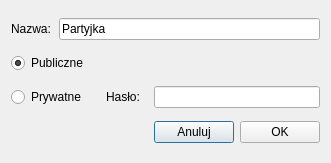
<?xml version="1.0" encoding="UTF-8"?>
<ui version="4.0">
 <class>Dialog</class>
 <widget class="QDialog" name="Dialog">
  <property name="geometry">
   <rect>
    <x>0</x>
    <y>0</y>
    <width>331</width>
    <height>163</height>
   </rect>
  </property>
  <property name="windowTitle">
   <string>Dialog</string>
  </property>
  <layout class="QGridLayout" name="gridLayout">
   <item row="0" column="0">
    <widget class="QLabel" name="label">
     <property name="text">
      <string>Nazwa:</string>
     </property>
    </widget>
   </item>
   <item row="0" column="1" colspan="4">
    <widget class="QLineEdit" name="lineEdit_2">
     <property name="text">
      <string>Partyjka</string>
     </property>
    </widget>
   </item>
   <item row="1" column="0" colspan="3">
    <widget class="QRadioButton" name="radioButton">
     <property name="text">
      <string>Publiczne</string>
     </property>
     <property name="checked">
      <bool>true</bool>
     </property>
    </widget>
   </item>
   <item row="2" column="0" colspan="2">
    <widget class="QRadioButton" name="radioButton_2">
     <property name="text">
      <string>Prywatne</string>
     </property>
    </widget>
   </item>
   <item row="2" column="2">
    <widget class="QLabel" name="label_2">
     <property name="text">
      <string>Hasło: </string>
     </property>
    </widget>
   </item>
   <item row="2" column="3" colspan="2">
    <widget class="QLineEdit" name="lineEdit"/>
   </item>
   <item row="3" column="3">
    <widget class="QPushButton" name="pushButton">
     <property name="text">
      <string>Anuluj</string>
     </property>
    </widget>
   </item>
   <item row="3" column="4">
    <widget class="QPushButton" name="pushButton_2">
     <property name="text">
      <string>OK</string>
     </property>
    </widget>
   </item>
  </layout>
 </widget>
 <resources/>
 <connections/>
</ui>
